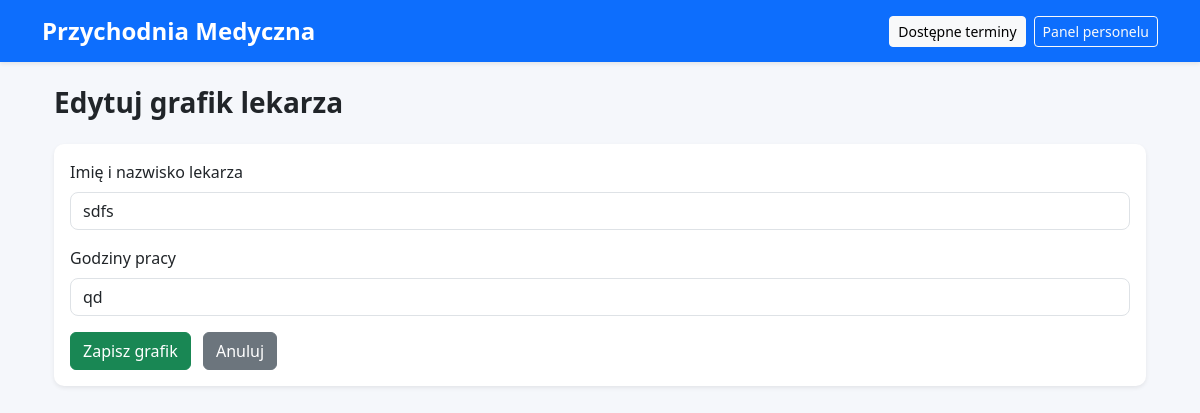
Page /doctors/edit/2 (signed in) on the earlier database version.
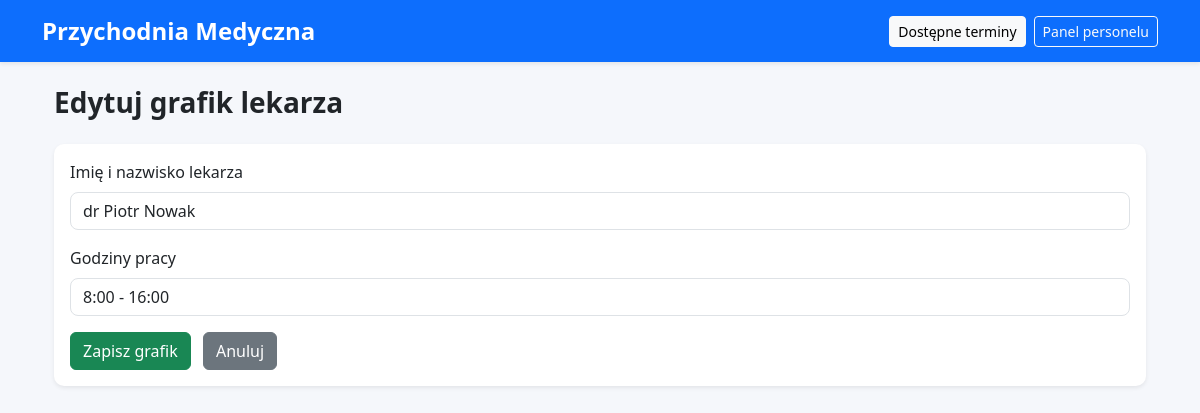
Same page on the later database version.
### tables this page shows
CREATE TABLE doctors (
    id INTEGER PRIMARY KEY AUTOINCREMENT,
    name TEXT NOT NULL,
    hours TEXT
);

### app.py (the view, shortened to what this page needs)
@app.route("/doctors/edit/<int:doctor_id>", methods=["GET", "POST"])
@login_required
def edit_doctor(doctor_id):
    conn = get_conn()
    doctor = conn.execute(
        "SELECT * FROM doctors WHERE id=?",
        (doctor_id,)
    ).fetchone()
    conn.close()
    return render_template("edit_doctor.html", doctor=doctor)

### app.py (called while the page is built)
def login_required(view):
    @wraps(view)
    def wrapper(*args, **kwargs):
        if 'user_id' not in session:
            flash("Musisz się zalogować!", "danger")
            return redirect(url_for('login'))
        return view(*args, **kwargs)
    return wrapper

### database.py (called while the page is built)
def get_conn():
    conn = sqlite3.connect(DB_PATH)
    conn.row_factory = sqlite3.Row
    return conn

### templates/edit_doctor.html
{% extends "base.html" %}
{% block content %}
<div class="container">
  <h3 class="mb-4">Edytuj grafik lekarza</h3>
  <div class="card shadow-sm">
    <div class="card-body">
      <form method="post" action="">
        <div class="mb-3">
          <label class="form-label">Imię i nazwisko lekarza</label>
          <input class="form-control" name='name' value="{{ doctor.name }}" required>
        </div>
        <div class="mb-3">
          <label class="form-label">Godziny pracy</label>
          <input class="form-control" name="hours" value="{{ doctor.hours }}" required>
        </div>
        <button class="btn btn-success">Zapisz grafik</button>
        <a href="{{ url_for('doctors_view') }}" class="btn btn-secondary ms-2">Anuluj</a>
      </form>
    </div>
  </div>
</div>
{% endblock %}

Differences in the rows shown:
changed doctors: name "sdfs" → "dr Piotr Nowak"; hours "qd" → "8:00 - 16:00"
